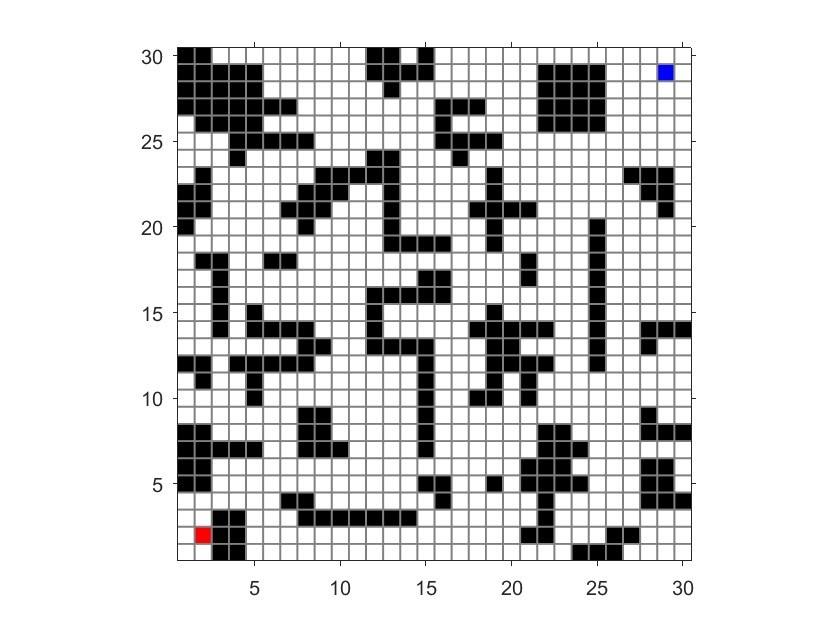
#> input picture extracted_images/page_10_0_Im9.jpg, 840 x 630 px
$ python extract_maps.py
#> lines starting #> are read from the running program, lines starting #| are printed output that depends on the picture; after the words box and inside, x2 and y2 are one past the last pixel; in counts of white or black regions, pixels touching at a corner belong together
"""
Dataset Reconstruction Script (Section 2.1 & Section 4.1)
Extracts the exact 2D binary occupancy grid maps (30x30, 60x60, 100x100) from the
high-resolution figures in `extracted_images/` and saves them to `data/maps/`.
"""

import json
import sys
from pathlib import Path
import numpy as np
from PIL import Image

PROJECT_ROOT = Path(__file__).resolve().parent.parent
sys.path.insert(0, str(PROJECT_ROOT))

from src.config import DATA_MAPS_DIR, EXTRACTED_IMAGES_DIR, MAP_CONFIGS


def extract_grid_from_image(image_path: Path, grid_size: int) -> np.ndarray:
    """
    Extract an N x N binary obstacle matrix from the MATLAB-generated figure image.
    Coordinate convention:
      grid[x - 1, y - 1] == 1 if cell (x, y) is an obstacle (black),
      grid[x - 1, y - 1] == 0 if cell (x, y) is free/passable (white/red/blue).
      x in {1..N} runs left-to-right; y in {1..N} runs bottom-to-top.
    """
#> called with grid_size = 30
    img = np.array(Image.open(image_path)).astype(float)
    # Detect axes border rectangle automatically (or use calibrated pixel bounds)
    gray = img.mean(axis=2)
    row_dark = (gray < 200).sum(axis=1)
#> row_dark = 630 values, max 530 at index 234, min 0 at index 0, mean 188.8
    col_dark = (gray < 200).sum(axis=0)
#> col_dark = 840 values, max 526 at index 348, min 0 at index 0, mean 141.6
    rows = np.where(row_dark > img.shape[1] * 0.4)[0]
#> rows = 64 values from 47 to 560
    cols = np.where(col_dark > img.shape[0] * 0.4)[0]
#> cols = 154 values from 177 to 691
    r0, r1 = int(rows[0]), int(rows[-1])
#> r0 = 47; r1 = 560
    c0, c1 = int(cols[0]), int(cols[-1])
#> c0 = 177; c1 = 691

    grid = np.zeros((grid_size, grid_size), dtype=np.int8)
    for i in range(grid_size):       # x = i + 1 (left to right)
        for j in range(grid_size):   # y = j + 1 (bottom to top)
            cx = c0 + (i + 0.5) * (c1 - c0) / grid_size
            cy = r1 - (j + 0.5) * (r1 - r0) / grid_size
            iy, ix = int(round(cy)), int(round(cx))
            r, g, b = img[iy, ix]
            # Obstacle cells are rendered as solid black (R, G, B < 80)
            if r < 80 and g < 80 and b < 80:
                grid[i, j] = 1
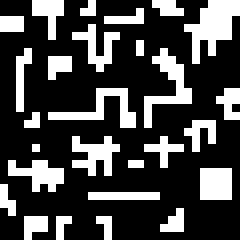
#> grid: shape (30, 30) int8 (shown 8 times larger); values 0 (black) and 1 (white), 27.6% white in thin lines or dots
    return grid


def main() -> None:
    DATA_MAPS_DIR.mkdir(parents=True, exist_ok=True)
    metadata = {}

    for map_key, cfg in MAP_CONFIGS.items():
        img_path = EXTRACTED_IMAGES_DIR / cfg["source_image"]
        N = cfg["size"]
        grid = extract_grid_from_image(img_path, N)

        # Ensure start and goal cells are passable
        sx, sy = cfg["default_start"]
        gx, gy = cfg["default_goal"]
        assert grid[sx - 1, sy - 1] == 0, f"Start {cfg['default_start']} is obstacle in {map_key}"
        assert grid[gx - 1, gy - 1] == 0, f"Goal {cfg['default_goal']} is obstacle in {map_key}"

        npy_path = DATA_MAPS_DIR / f"{map_key}.npy"
        csv_path = DATA_MAPS_DIR / f"{map_key}.csv"
        np.save(npy_path, grid)
        np.savetxt(csv_path, grid, fmt="%d", delimiter=",")

        obs_count = int(grid.sum())
#> obs_count = 248
        total_cells = N * N
        obs_ratio = obs_count / total_cells
#> obs_ratio = 0.276
        metadata[map_key] = {
            "name": cfg["name"],
            "size": N,
            "description": cfg["description"],
            "source_image": cfg["source_image"],
            "obstacle_cells": obs_count,
            "free_cells": total_cells - obs_count,
            "obstacle_density_pct": round(obs_ratio * 100, 2),
            "default_start": list(cfg["default_start"]),
            "default_goal": list(cfg["default_goal"]),
        }
        print(
            f"[OK] Extracted {map_key} ({N}x{N}): "
            f"{obs_count}/{total_cells} obstacles ({obs_ratio*100:.2f}%)"
        )
#| [OK] Extracted map1_30x30 (30x30): 248/900 obstacles (27.56%)
#> pass 2 of the loop in main, `for map_key, cfg in MAP_CONFIGS.items():`:
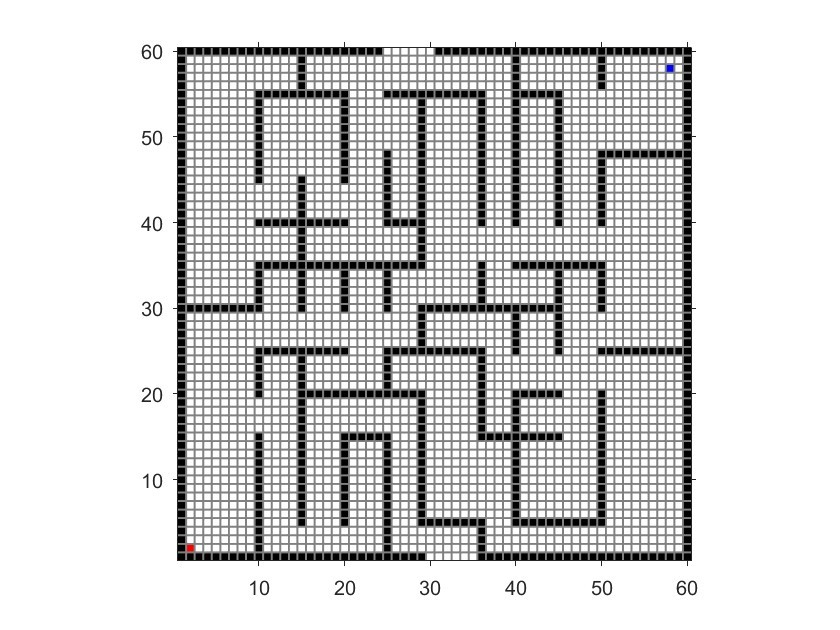
#> input picture extracted_images/page_10_6_Im10.jpg, 840 x 630 px
#> row_dark = 630 values, max 529 at index 132, min 0 at index 0, mean 233.8
#> col_dark = 840 values, max 529 at index 512, min 0 at index 0, mean 175.4
#> rows = 160 values from 47 to 560
#> cols = 200 values from 177 to 691
#> after the loop in extract_grid_from_image (call 2), `for i in range(grid_size):`:
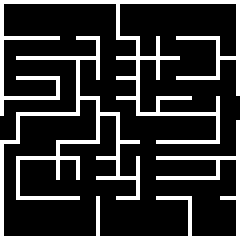
#> grid: shape (60, 60) int8 (shown 4 times larger); values 0 (black) and 1 (white), 19.8% white in thin lines or dots
#> obs_count = 711
#> obs_ratio = 0.198
#| [OK] Extracted map2_60x60 (60x60): 711/3600 obstacles (19.75%)
#> pass 3 of the loop in main, `for map_key, cfg in MAP_CONFIGS.items():`:
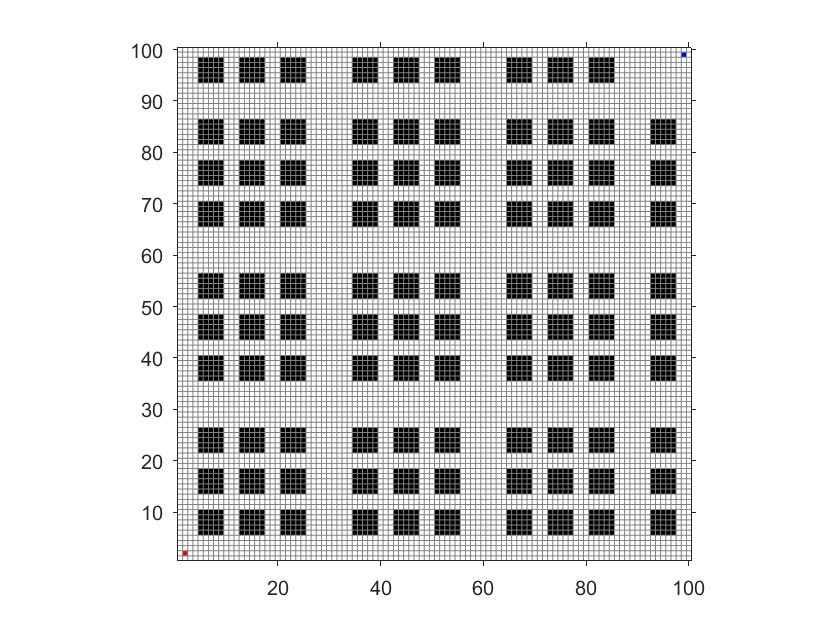
#> input picture extracted_images/page_10_5_Im11.jpg, 840 x 630 px
#> row_dark = 630 values, max 530 at index 468, min 0 at index 0, mean 236.4
#> col_dark = 840 values, max 528 at index 377, min 0 at index 0, mean 177.3
#> rows = 125 values from 47 to 560
#> cols = 315 values from 177 to 691
#> after the loop in extract_grid_from_image (call 3), `for i in range(grid_size):`:
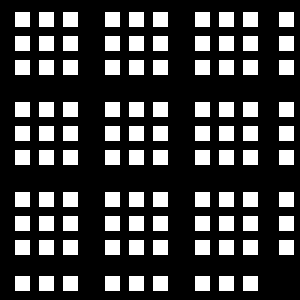
#> grid: shape (100, 100) int8 (shown 3 times larger); values 0 (black) and 1 (white), 24.8% white; 99 white regions, largest, box (x1, y1, x2, y2) and area: (5, 4, 10, 9) 25, (13, 4, 18, 9) 25, (21, 4, 26, 9) 25
#> obs_count = 2475
#> obs_ratio = 0.247
#| [OK] Extracted map3_100x100 (100x100): 2475/10000 obstacles (24.75%)

    meta_path = DATA_MAPS_DIR / "maps_metadata.json"
    with open(meta_path, "w", encoding="utf-8") as f:
        json.dump(metadata, f, indent=2)
    print(f"[OK] Saved metadata to {meta_path}")


if __name__ == "__main__":
    main()
